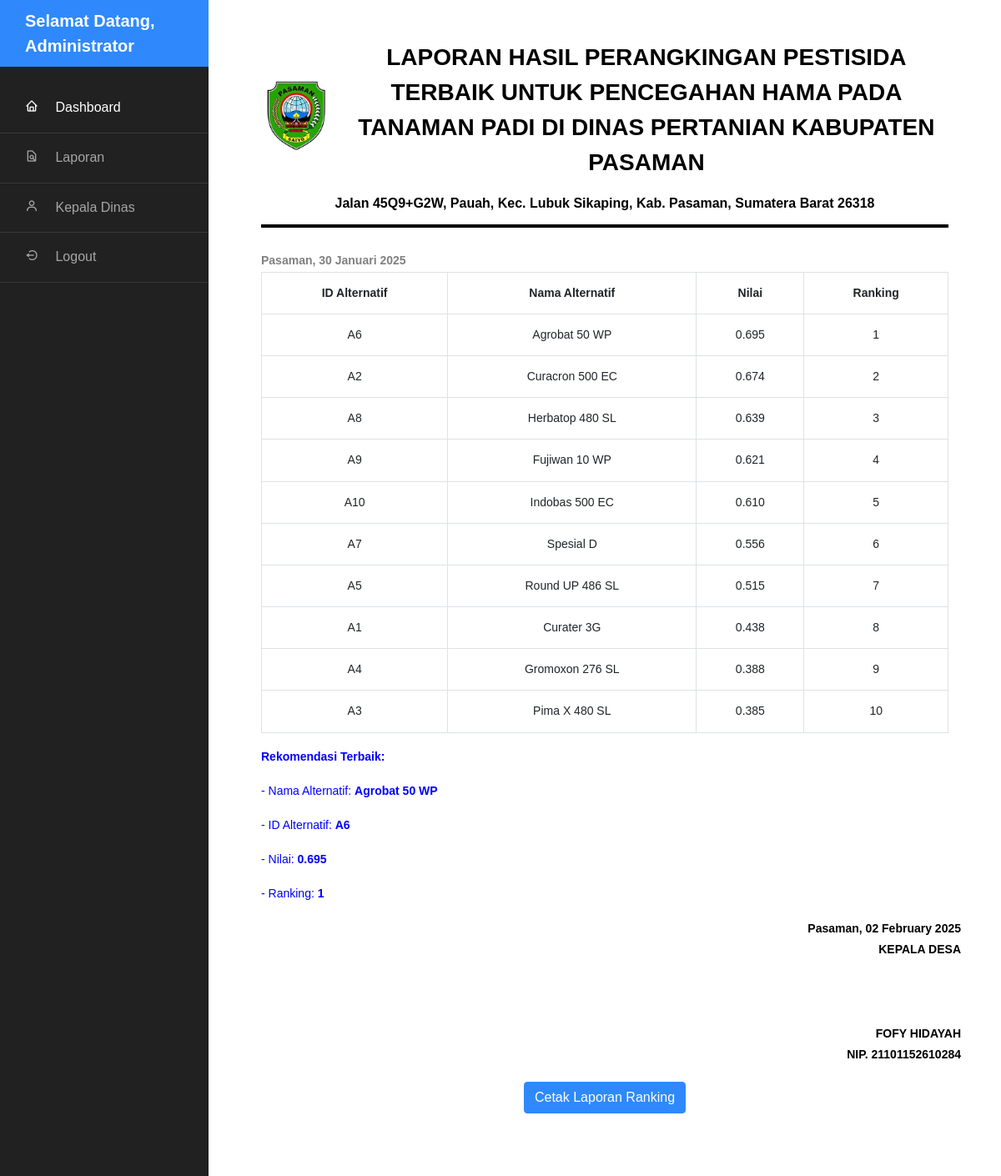
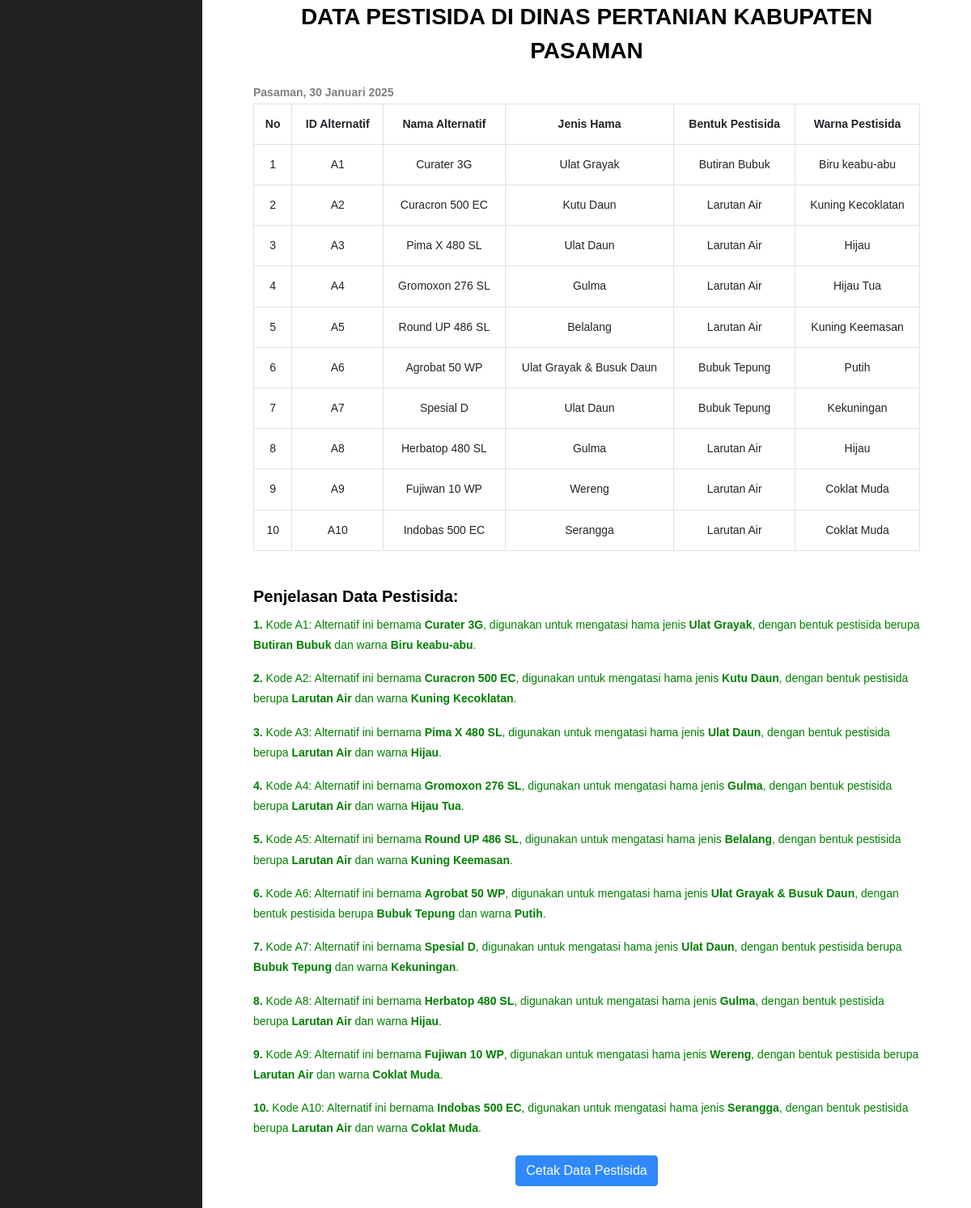
Page /kepala_dinas/laporan.php (signed in) on the committed database (2 pictures, top to bottom).
### tables this page shows
CREATE TABLE `tbl_akun` (
  `id_akun` int NOT NULL,
  `nama_lengkap` varchar(50) NOT NULL,
  `username` varchar(50) NOT NULL,
  `password` varchar(30) NOT NULL,
  `role` enum('admin','kepala_dinas') NOT NULL DEFAULT 'admin'
);

CREATE TABLE `tbl_alternatif` (
  `id_alternatif` int NOT NULL,
  `nama_alternatif` varchar(50) NOT NULL,
  `jenis_hama` varchar(50) NOT NULL,
  `bentuk_pestisida` varchar(50) NOT NULL,
  `warna_pestisida` varchar(50) NOT NULL,
  `matriks_a` double NOT NULL,
  `matriks_b` double NOT NULL,
  `nilai_waspas` double NOT NULL,
  `rangking` int NOT NULL
);

CREATE TABLE `tbl_kepala` (
  `id_kepala` int NOT NULL,
  `nama_kepala` varchar(50) NOT NULL,
  `jabatan` varchar(50) NOT NULL,
  `nip` varchar(50) NOT NULL
);

### kepala_dinas/laporan.php (the view, shortened to what this page needs)
<?php include "header.php";
?>
<?php
$sql_kepala_dinas = "SELECT nama_kepala, jabatan, nip FROM tbl_kepala WHERE id_kepala = 1";
$result_kepala_dinas = $conn->query($sql_kepala_dinas);
if ($result_kepala_dinas->num_rows > 0) {
    $kepala_dinas = $result_kepala_dinas->fetch_assoc();
    $nama_kepala_dinas = $kepala_dinas['nama_kepala'];
    $jabatan_kepala_dinas = $kepala_dinas['jabatan'];
    $nip_kepala_dinas = $kepala_dinas['nip'];
} else {
    $nama_kepala_dinas = "Nama Tidak Ditemukan";
    $jabatan_kepala_dinas = "Jabatan Tidak Ditemukan";
    $nip_kepala_dinas = "NIP Tidak Ditemukan";
}
?>
<div class="container" id="report-ranking">
    <center>
        <div class="logo-container" style="display: flex">
            <img src="LOGO.png" width="90" height="100">
            <h3><b>LAPORAN HASIL PERANGKINGAN PESTISIDA TERBAIK UNTUK PENCEGAHAN HAMA PADA TANAMAN PADI DI DINAS PERTANIAN KABUPATEN PASAMAN</b></h3>
        </div>
        <h6><b>Jalan 45Q9+G2W, Pauah, Kec. Lubuk Sikaping, Kab. Pasaman, Sumatera Barat 26318</b></h6>
        <hr class="hr">
    </center>
    <br>
    <table class="table table-bordered">
        <tr><b>Pasaman, 30 Januari 2025</b>
            <th class="text-center">ID Alternatif</th>
            <th class="text-center">Nama Alternatif</th>
            <th class="text-center">Nilai</th>
            <th class="text-center">Ranking</th>
        </tr>
        <?php
        $sql = "SELECT * FROM tbl_alternatif ORDER BY rangking";
        $stm = $conn->query($sql);
        while ($a = $stm->fetch_assoc()) {
        ?>
        <tr>
            <td class="text-center">A<?= $a['id_alternatif'] ?></td>
            <td class="text-center"><?= $a['nama_alternatif'] ?></td>
            <td class="text-center"><?= number_format($a['nilai_waspas'], 3) ?></td>
            <td class="text-center"><?= $a['rangking'] ?></td>
        </tr>
        <?php } ?>
    </table>
    <?php
    $sql_best = "SELECT * FROM tbl_alternatif WHERE rangking = 1";
    $result_best = $conn->query($sql_best);
    if ($result_best->num_rows > 0) {
        $best = $result_best->fetch_assoc();
        echo "<div class='recommendation'>";
        echo "<p><b>Rekomendasi Terbaik:</b></p>";
        echo "<p>- Nama Alternatif: <b>" . $best['nama_alternatif'] . "</b></p>";
        echo "<p>- ID Alternatif: <b>A" . $best['id_alternatif'] . "</b></p>";
        echo "<p>- Nilai: <b>" . number_format($best['nilai_waspas'], 3) . "</b></p>";
        echo "<p>- Ranking: <b>" . $best['rangking'] . "</b></p>";
        echo "</div>";
    } else {
        echo "<p class='recommendation'><b>Rekomendasi Terbaik:</b> Data belum tersedia atau tidak ditemukan.</p>";
    }
    ?>
</div>
<div class="signature" id="signature-section" style="text-align: right">
    <b>
        Pasaman, <?php echo strftime('%d %B %Y') ?><br>
        <?php echo htmlspecialchars($jabatan_kepala_dinas); ?><br><br><br><br>
        <?php echo htmlspecialchars($nama_kepala_dinas); ?><br>
        NIP. <?php echo htmlspecialchars($nip_kepala_dinas); ?>
    </b>
</div>
<div class="print-btn-container">
    <button id="print-ranking-btn" class="btn btn-primary">Cetak Laporan Ranking</button><br><br><br><br>
</div>
<div class="container" id="report-data">
    <center>
        <div class="logo-container">
            <h3><b>DATA PESTISIDA DI DINAS PERTANIAN KABUPATEN PASAMAN</b></h3><br><br>
        </div>
    </center>
    <table class="table table-bordered">
        <tr>
            <b>Pasaman, 30 Januari 2025</b>
            <th class="text-center">No</th>
            <th class="text-center">ID Alternatif</th>
            <th class="text-center">Nama Alternatif</th>
            <th class="text-center">Jenis Hama</th>
            <th class="text-center">Bentuk Pestisida</th>
            <th class="text-center">Warna Pestisida</th>
        </tr>
        <?php
        $sql = "SELECT * FROM tbl_alternatif ORDER BY id_alternatif";
        $stm = $conn->query($sql);
        $no = 1;
        while ($a = $stm->fetch_assoc()) {
        ?>
        <tr>
            <td class="text-center"><?= $no++ ?></td>
            <td class="text-center">A<?= $a['id_alternatif'] ?></td>
            <td class="text-center"><?= $a['nama_alternatif'] ?></td>
            <td class="text-center"><?= $a['jenis_hama'] ?></td>
            <td class="text-center"><?= $a['bentuk_pestisida'] ?></td>
            <td class="text-center"><?= $a['warna_pestisida'] ?></td>
        </tr>
        <?php } ?>
    </table>
    <br>
    <div class="penjelasan">
        <h5><b>Penjelasan Data Pestisida:</b></h5>
        <?php
        $sql_explanation = "SELECT * FROM tbl_alternatif ORDER BY id_alternatif";
        $stm_explanation = $conn->query($sql_explanation);
        $counter = 1;
        while ($a = $stm_explanation->fetch_assoc()) {
            echo "<p><b>" . $counter++ . ".</b> Kode A" . $a['id_alternatif'] . ": ";
            echo "Alternatif ini bernama <b>" . $a['nama_alternatif'] . "</b>, digunakan untuk mengatasi hama jenis <b>" . $a['jenis_hama'] . "</b>, dengan bentuk pestisida berupa <b>" . $a['bentuk_pestisida'] . "</b> dan warna <b>" . $a['warna_pestisida'] . "</b>.</p>";
        }
        ?>
    </div>
</div>
<div class="print-btn-container">
    <button id="print-data-btn" class="btn btn-primary">Cetak Data Pestisida</button>
</div>

### kepala_dinas/header.php (shortened to what this page needs)
<?php
include "../assets/conn/config.php";
$query = "SELECT * FROM tbl_akun WHERE id_akun='$_SESSION[id_akun]'";
$stm = $conn->query($query);
$row = $stm->fetch_assoc();
?>
<!doctype html>
<html lang="en">
<head>
    <link rel="stylesheet" href="../assets/sidebar/css/style.css">
    <link href='https://unpkg.com/boxicons@2.1.4/css/boxicons.min.css' rel='stylesheet'>
</head>
<body>
    <div class="wrapper d-flex align-items-stretch">
        <nav id="sidebar">
            <div class="custom-menu">
                <button type="button" id="sidebarCollapse" class="btn btn-primary">
                </button>
            </div>
            <h1><a href="index.html" class="logo">Selamat Datang, <?= $row['nama_lengkap'] ?></a></h1>
            <ul class="list-unstyled components mb-5">
                <li class="active">
                    <a href="index.php"><i class="bx bx-home mr-3"></i> Dashboard</a>
                </li>
                <li>
                    <a href="laporan.php" target="_blank"><i class='bx bx-file-find mr-3'></i> Laporan</a>
                </li>
                <li>
                <a href="form_kepala_dinas.php" target="_blank"><i class='bx bx-user mr-3'></i> Kepala Dinas</a>
                </li>
                <li>
                    <a href="logout.php"><i class='bx bx-log-out-circle mr-3'></i> Logout</a>
                </li>
            </ul>
        </nav>
        <div id="content" class="p-4 p-md-5 pt-5">
</body>
</html>

### kepala_dinas/laporan.php (style rules this page uses)
.hr { border: none; height: 4px; background-color: black; margin-bottom: 2px; }
.logo-container { display: flex; align-items: center; justify-content: center; margin-bottom: 10px; }
.logo-container img { margin-right: 15px; }
.signature { text-align: right !important; color: black; }
h6, .signature b { color: black; }
.print-btn-container { text-align: center; margin-top: 20px; }
.recommendation { color: blue; }
.penjelasan { color: green; }
.signature { text-align: right; color: black; }

### rows in the picture
tbl_akun: nama_lengkap "Administrator"
tbl_alternatif: id_alternatif "6", nama_alternatif "Agrobat 50 WP", nilai_waspas "0.695", rangking "1", jenis_hama "Ulat Grayak & Busuk Daun", bentuk_pestisida "Bubuk Tepung", warna_pestisida "Putih"
tbl_alternatif: id_alternatif "2", nama_alternatif "Curacron 500 EC", nilai_waspas "0.674", rangking "2", jenis_hama "Kutu Daun", bentuk_pestisida "Larutan Air", warna_pestisida "Kuning Kecoklatan"
tbl_alternatif: id_alternatif "8", nama_alternatif "Herbatop 480 SL", nilai_waspas "0.639", rangking "3", jenis_hama "Gulma", bentuk_pestisida "Larutan Air", warna_pestisida "Hijau"
tbl_alternatif: id_alternatif "9", nama_alternatif "Fujiwan 10 WP", nilai_waspas "0.621", rangking "4", jenis_hama "Wereng", bentuk_pestisida "Larutan Air", warna_pestisida "Coklat Muda"
tbl_alternatif: id_alternatif "10", nama_alternatif "Indobas 500 EC", nilai_waspas "0.610", rangking "5", jenis_hama "Serangga", bentuk_pestisida "Larutan Air", warna_pestisida "Coklat Muda"
tbl_alternatif: id_alternatif "7", nama_alternatif "Spesial D", nilai_waspas "0.556", rangking "6", jenis_hama "Ulat Daun", bentuk_pestisida "Bubuk Tepung", warna_pestisida "Kekuningan"
tbl_alternatif: id_alternatif "5", nama_alternatif "Round UP 486 SL", nilai_waspas "0.515", rangking "7", jenis_hama "Belalang", bentuk_pestisida "Larutan Air", warna_pestisida "Kuning Keemasan"
tbl_alternatif: id_alternatif "1", nama_alternatif "Curater 3G", nilai_waspas "0.438", rangking "8", jenis_hama "Ulat Grayak", bentuk_pestisida "Butiran Bubuk", warna_pestisida "Biru keabu-abu"
tbl_alternatif: id_alternatif "4", nama_alternatif "Gromoxon 276 SL", nilai_waspas "0.388", rangking "9", jenis_hama "Gulma", bentuk_pestisida "Larutan Air", warna_pestisida "Hijau Tua"
tbl_alternatif: id_alternatif "3", nama_alternatif "Pima X 480 SL", nilai_waspas "0.385", rangking "10", jenis_hama "Ulat Daun", bentuk_pestisida "Larutan Air", warna_pestisida "Hijau"
tbl_kepala: jabatan "KEPALA DESA", nama_kepala "FOFY HIDAYAH", nip "21101152610284"

### other values in the picture
strftime('%d %B %Y') "02 February 2025"
